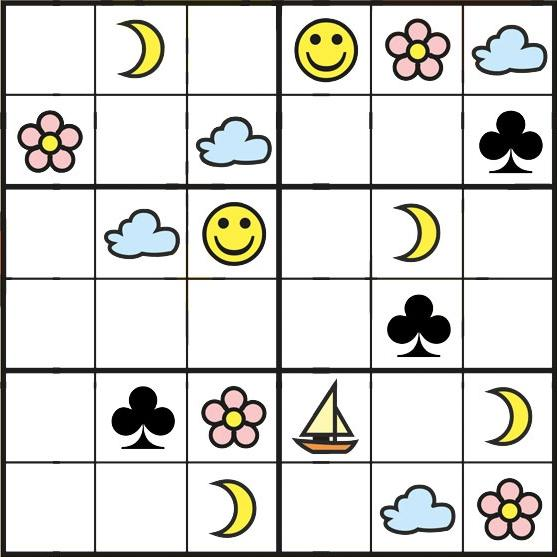
%> input picture sudo.jpg, 557 x 557 px
$ octave four.m   (GNU Octave 9; MATLAB toolbox functions it lacks are replaced by stand-ins)
%> lines starting %> are read from the running program, lines starting %| are printed output that depends on the picture
### isValidSoduko.m
function valid = isValidSoduko( soduko )
    soduko = soduko';
    valid = 1;
    [X Y] = size(soduko);
    for x = 1:X
        for y = 1:Y
            if soduko(x,y) ~=0
                if sum(soduko(x,:)==soduko(x,y)) > 1
                    valid = 0;
                    break;
                elseif sum(soduko(:,y)==soduko(x,y)) > 1
                    valid = 0;
                    break;
                elseif sum(sum(soduko(floor((x-1)/3)*3+1:(floor((x-1)/3)+1)*3,floor((y-1)/2)*2+1:(floor((y-1)/2)+1)*2)==soduko(x,y))) > 1
                    valid = 0;
                    break;
                end
            end
        end
    end
end

### recursiveSoduko.m
function ret = recursiveSoduko(x,y)
    global soduko;
    ret = 0;
    if y == 7
        ret = 1;
    elseif soduko(x,y) ~= 0
        newx = x+1;
        newy = y;
        if newx == 7
            newx = 1;
            newy = y+1;
        end
        ret = recursiveSoduko(newx,newy);
    else
        for i = 1:6
            soduko(x,y) = i;
            if isValidSoduko(soduko)
                newx = x+1;
                newy = y;
                if newx == 7
                    newx = 1;
                    newy = y+1;
                end
                if recursiveSoduko(newx,newy)
                    ret = 1;
                    break;
                end
            end
        end
        if ret == 0
            soduko(x,y) = 0;
        end
    end
end

### four.m
im = imread('sudo.jpg');
%> im is the input picture: size 557x557x3 uint8; mean R, G, B 215.4, 214.9, 210.6
[X, Y, P] = size(im);
%> X = 557; Y = 557; P = 3
gim = rgb2gray(im);
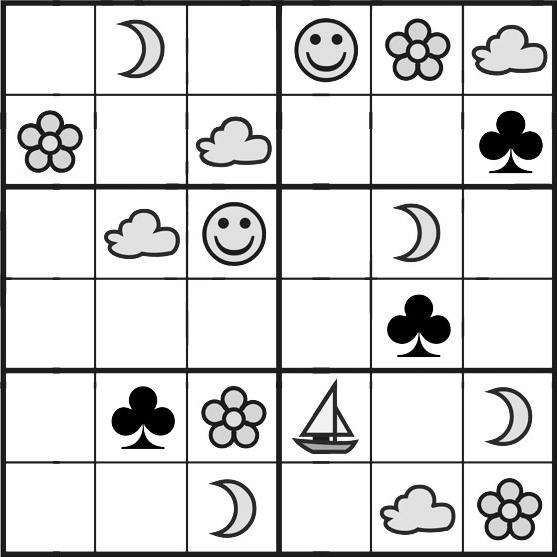
%> gim: size 557x557 uint8; min 0, max 255, mean 214.6
n = 6*6;
segments = cell(1,n);
empty = im(:,:,1)*0;
%> empty: size 557x557 uint8; every value is 0


%Start end end of each row
lines = [];
for i = 1:X
    if(mean(gim(i,:))) < 30
        lines = [lines i];
    end
end
%> after the loop, lines = 19 values from 2 to 557
stendy = zeros(6,2);
stendy(1,1) = 1;
i = 1;
for j = 2:length(lines)-1
    if lines(j+1) - lines(j) > 30
        stendy(i,1) = lines(j);
        if i < 7
            stendy(i,2) = lines(j+1);
        end
        i = i+1;
    end
end
%> after the loop, stendy = [5 95; 95 185; 189 279; 279 369; 372 463; 463 553]

%Start end end of each column
cols = [];
for i = 1:Y
    if(mean(gim(:,i))) < 30
        cols = [cols i];
    end
end
%> after the loop, cols = 17 values from 2 to 557
stendx = zeros(6,2);
stendx(1,1) = 1;
i = 1;
for j = 2:length(cols)-1
    if cols(j+1) - cols(j) > 30
        stendx(i,1) = cols(j);
        if i < 7
            stendx(i,2) = cols(j+1);
        end
        i = i+1;
    end
end
%> after the loop, stendx = [4 96; 96 187; 188 278; 281 371; 372 463; 463 554]

%Feature extraction
n = 36;
classes = zeros(n,4);
for x=1:6
    for y = 1:6
        s = im(stendy(y,1):stendy(y,2),stendx(x,1):stendx(x,2),:);
        [a b c] = size(s);
        [A B] = meshgrid(1:b, 1:a);
        classes((x-1)*6+(y-1)+1,:) = [sum(sum(s(:,:,1))) sum(sum(s(:,:,2))) sum(sum(s(:,:,3))) sum(sum(sum(s(floor(end/3):floor(end*2/3),floor(end/3):floor(end*2/3),:))))];
    end
end
%> after the loop, classes = 36 rows, first 8: [1995845 1993603 1991571 758880; 1672687 1606300 1574916 378413; 1991704 1990642 1989667 758880; 1993663 1993202 1991997 758880; 1997213 1995730 1994764 783360; 1995736 1994246 1991677 758880; 1865372 1858658 1732493 594708; 2018826 2018758 2018272 758880]
idx = kmeans(classes,7, 'Replicates', 10);
%> idx = 36 values, max 7 at index 2, min 1 at index 9, mean 4
idx = reshape(idx,6,6);
%> idx = [3 5 3 2 7 1; 7 6 1 3 6 4; 3 1 2 3 5 3; 3 6 3 3 4 3; 3 4 7 7 6 5; 3 6 5 3 1 7]

%Figure out wich class is white
maxhist = 0;
maxclass = 0;
for j = 1:7
    hist = mean(classes(idx == j, 4));
    if hist>maxhist
        maxhist = hist;
        maxclass = j;
    end
    ot = im;
    for x = 1:6
        for y = 1:6
            if idx(x,y) ~= j
                ot(stendx(x,1):stendx(x,2),stendy(y,1):stendy(y,2),:) = 0;
            end
        end
    end
end
%> this loop made 7 passes
%> (hist, maxhist) on passes 1, 3, 6: (641145.5, 641145.5), (749817.7, 749817.7), (763776, 763776)
%> hist on passes 2, 4, 5, 7: 443417, 64785, 596989, 411469.8
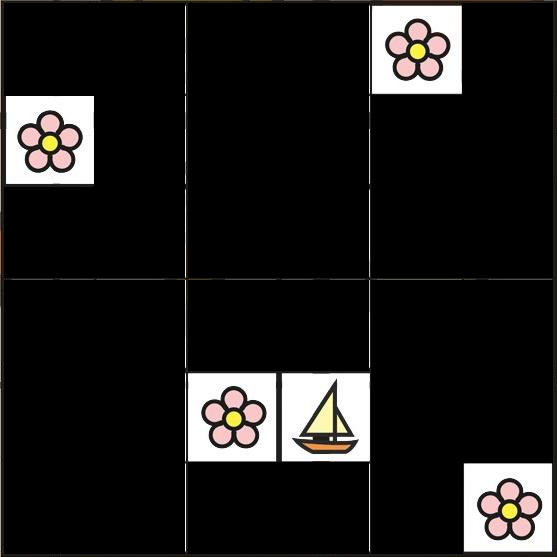
%> ot: size 557x557x3 uint8; mean R, G, B 29.3, 28.2, 27.4
%> after the loop, maxclass = 6
%now maxclass is white.

%Solve the soduko
global soduko;
soduko = idx;
%> soduko has the same summary as idx
soduko(soduko==maxclass) = 0;
if maxclass < 7
    soduko(soduko==7) = maxclass;
end
recursiveSoduko(1,1);
%> in recursiveSoduko, `ret = recursiveSoduko(newx,newy);`: ret = 0
if maxclass < 7
    soduko(soduko==maxclass) = 7;
end


%Show the result
finim = im;
imshow(im)
figure
for x = 1:6
    for y = 1:6
        class = soduko(x,y);
        indexer = 1:36;
        classposxy = indexer(find(idx == class,1));
        classposy = floor((classposxy - 1)/6) + 1;
        classposx = classposxy-6*(classposy-1);
        classimg = im(stendx(classposx,1):stendx(classposx,2),stendy(classposy,1):stendy(classposy,2),:);
        [dx, dy, ~] = size(classimg);
        finim(stendx(x,1):stendx(x,1)+dx-1,stendy(y,1):stendy(y,1)+dy-1,:) = classimg;
    end
end
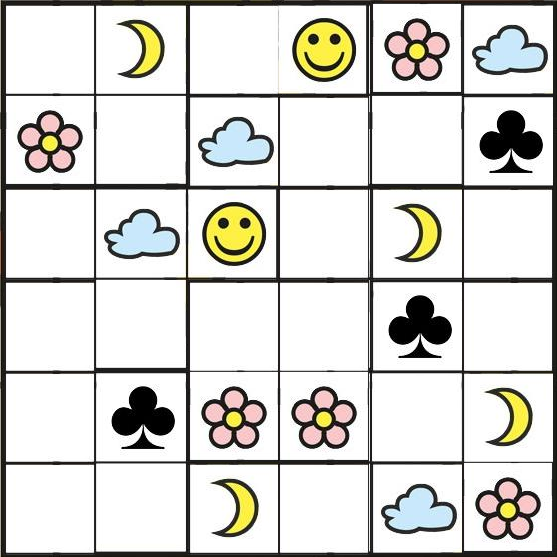
%> finim: size 557x557x3 uint8; mean R, G, B 215.7, 215, 210.8
imshow(finim);
